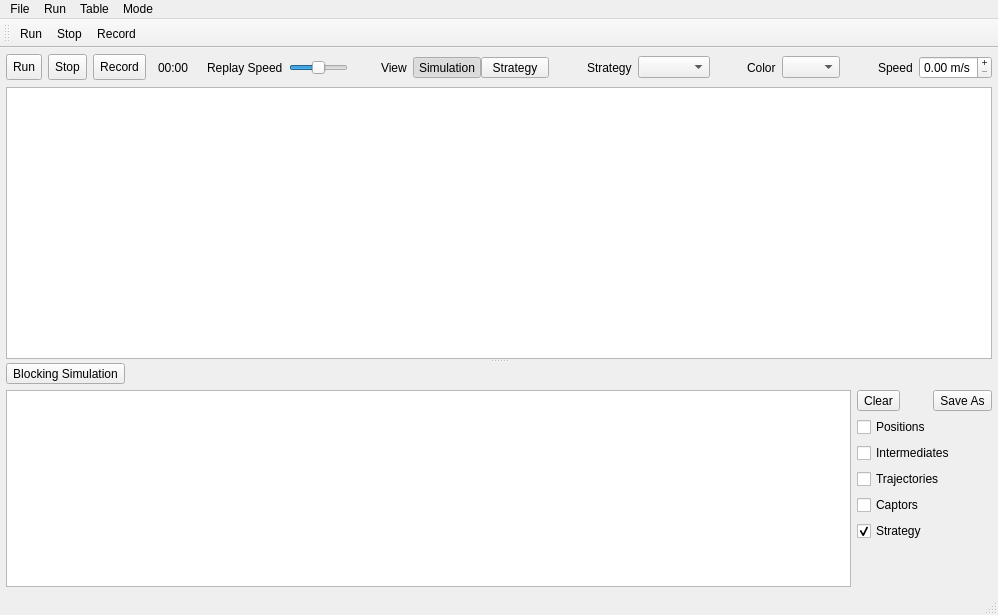
<?xml version="1.0" encoding="UTF-8"?>
<ui version="4.0">
 <class>NPlayer</class>
 <widget class="QMainWindow" name="NPlayer">
  <property name="geometry">
   <rect>
    <x>0</x>
    <y>0</y>
    <width>998</width>
    <height>615</height>
   </rect>
  </property>
  <property name="windowTitle">
   <string>NPlayer</string>
  </property>
  <widget class="QWidget" name="centralWidget">
   <layout class="QGridLayout" name="gridLayout_2">
    <property name="margin">
     <number>6</number>
    </property>
    <item row="0" column="0">
     <layout class="QHBoxLayout" name="horizontalLayout">
      <item>
       <widget class="QToolButton" name="btnRun">
        <property name="minimumSize">
         <size>
          <width>0</width>
          <height>26</height>
         </size>
        </property>
        <property name="text">
         <string>Run</string>
        </property>
       </widget>
      </item>
      <item>
       <widget class="QToolButton" name="btnStop">
        <property name="minimumSize">
         <size>
          <width>0</width>
          <height>26</height>
         </size>
        </property>
        <property name="text">
         <string>Stop</string>
        </property>
       </widget>
      </item>
      <item>
       <widget class="QToolButton" name="btnRecord">
        <property name="minimumSize">
         <size>
          <width>0</width>
          <height>26</height>
         </size>
        </property>
        <property name="text">
         <string>Record</string>
        </property>
       </widget>
      </item>
     </layout>
    </item>
    <item row="0" column="5">
     <spacer name="horizontalSpacer_4">
      <property name="orientation">
       <enum>Qt::Horizontal</enum>
      </property>
      <property name="sizeHint" stdset="0">
       <size>
        <width>40</width>
        <height>20</height>
       </size>
      </property>
     </spacer>
    </item>
    <item row="3" column="0" colspan="7">
     <widget class="QSplitter" name="splitter">
      <property name="orientation">
       <enum>Qt::Vertical</enum>
      </property>
      <property name="childrenCollapsible">
       <bool>false</bool>
      </property>
      <widget class="Tools::StrategyView" name="graphicsView">
       <property name="sizePolicy">
        <sizepolicy hsizetype="Expanding" vsizetype="Expanding">
         <horstretch>0</horstretch>
         <verstretch>10</verstretch>
        </sizepolicy>
       </property>
      </widget>
      <widget class="QFrame" name="frame">
       <property name="frameShape">
        <enum>QFrame::NoFrame</enum>
       </property>
       <property name="frameShadow">
        <enum>QFrame::Raised</enum>
       </property>
       <layout class="QGridLayout" name="gridLayout">
        <property name="margin">
         <number>0</number>
        </property>
        <item row="1" column="0" rowspan="7">
         <widget class="QPlainTextEdit" name="textLogger">
          <property name="readOnly">
           <bool>true</bool>
          </property>
         </widget>
        </item>
        <item row="1" column="1">
         <widget class="QToolButton" name="btnClearLog">
          <property name="text">
           <string>Clear</string>
          </property>
         </widget>
        </item>
        <item row="7" column="1">
         <spacer name="verticalSpacer">
          <property name="orientation">
           <enum>Qt::Vertical</enum>
          </property>
          <property name="sizeHint" stdset="0">
           <size>
            <width>20</width>
            <height>40</height>
           </size>
          </property>
         </spacer>
        </item>
        <item row="2" column="1" colspan="2">
         <widget class="QCheckBox" name="checkShowPositions">
          <property name="text">
           <string>Positions</string>
          </property>
         </widget>
        </item>
        <item row="3" column="1" colspan="2">
         <widget class="QCheckBox" name="checkShowIntermediates">
          <property name="text">
           <string>Intermediates</string>
          </property>
         </widget>
        </item>
        <item row="4" column="1" colspan="2">
         <widget class="QCheckBox" name="chexkShowTrajectories">
          <property name="text">
           <string>Trajectories</string>
          </property>
         </widget>
        </item>
        <item row="5" column="1" colspan="2">
         <widget class="QCheckBox" name="checkShowCaptors">
          <property name="text">
           <string>Captors</string>
          </property>
         </widget>
        </item>
        <item row="1" column="2">
         <widget class="QToolButton" name="btnSaveLogAs">
          <property name="text">
           <string>Save As</string>
          </property>
         </widget>
        </item>
        <item row="6" column="1">
         <widget class="QCheckBox" name="checkShowStrategyLog">
          <property name="text">
           <string>Strategy</string>
          </property>
          <property name="checked">
           <bool>true</bool>
          </property>
         </widget>
        </item>
        <item row="0" column="0">
         <widget class="QToolButton" name="btnBlock">
          <property name="text">
           <string>Blocking Simulation</string>
          </property>
         </widget>
        </item>
       </layout>
      </widget>
     </widget>
    </item>
    <item row="0" column="4">
     <widget class="QWidget" name="widgetReplayControl" native="true">
      <layout class="QHBoxLayout" name="horizontalLayout_4">
       <property name="margin">
        <number>6</number>
       </property>
       <item>
        <widget class="QLabel" name="label">
         <property name="text">
          <string>Replay Speed</string>
         </property>
        </widget>
       </item>
       <item>
        <widget class="QSlider" name="sliderReplaySpeed">
         <property name="minimum">
          <number>1</number>
         </property>
         <property name="maximum">
          <number>7</number>
         </property>
         <property name="value">
          <number>4</number>
         </property>
         <property name="orientation">
          <enum>Qt::Horizontal</enum>
         </property>
        </widget>
       </item>
      </layout>
     </widget>
    </item>
    <item row="0" column="2">
     <widget class="QLabel" name="labelMatchTimer">
      <property name="text">
       <string>00:00</string>
      </property>
     </widget>
    </item>
    <item row="0" column="6">
     <widget class="QWidget" name="widgetSimuControl" native="true">
      <layout class="QHBoxLayout" name="horizontalLayout_3">
       <property name="margin">
        <number>0</number>
       </property>
       <item>
        <widget class="QLabel" name="label_2">
         <property name="text">
          <string>View</string>
         </property>
        </widget>
       </item>
       <item>
        <widget class="QWidget" name="widget" native="true">
         <layout class="QHBoxLayout" name="horizontalLayout_2">
          <property name="spacing">
           <number>0</number>
          </property>
          <property name="margin">
           <number>0</number>
          </property>
          <item>
           <widget class="QToolButton" name="btnSimulation">
            <property name="minimumSize">
             <size>
              <width>68</width>
              <height>0</height>
             </size>
            </property>
            <property name="maximumSize">
             <size>
              <width>68</width>
              <height>16777215</height>
             </size>
            </property>
            <property name="text">
             <string>Simulation</string>
            </property>
            <property name="checkable">
             <bool>true</bool>
            </property>
            <property name="checked">
             <bool>true</bool>
            </property>
           </widget>
          </item>
          <item>
           <widget class="QToolButton" name="btnStrategy">
            <property name="minimumSize">
             <size>
              <width>68</width>
              <height>0</height>
             </size>
            </property>
            <property name="maximumSize">
             <size>
              <width>68</width>
              <height>16777215</height>
             </size>
            </property>
            <property name="text">
             <string>Strategy</string>
            </property>
            <property name="checkable">
             <bool>true</bool>
            </property>
           </widget>
          </item>
         </layout>
        </widget>
       </item>
       <item>
        <spacer name="horizontalSpacer_3">
         <property name="orientation">
          <enum>Qt::Horizontal</enum>
         </property>
         <property name="sizeHint" stdset="0">
          <size>
           <width>40</width>
           <height>20</height>
          </size>
         </property>
        </spacer>
       </item>
       <item>
        <widget class="QLabel" name="labelStrategy">
         <property name="text">
          <string>Strategy</string>
         </property>
        </widget>
       </item>
       <item>
        <widget class="QComboBox" name="comboStrats"/>
       </item>
       <item>
        <spacer name="horizontalSpacer_2">
         <property name="orientation">
          <enum>Qt::Horizontal</enum>
         </property>
         <property name="sizeHint" stdset="0">
          <size>
           <width>40</width>
           <height>20</height>
          </size>
         </property>
        </spacer>
       </item>
       <item>
        <widget class="QLabel" name="labelColor">
         <property name="text">
          <string>Color</string>
         </property>
        </widget>
       </item>
       <item>
        <widget class="QComboBox" name="cbColor">
         <property name="maximumSize">
          <size>
           <width>58</width>
           <height>16777215</height>
          </size>
         </property>
        </widget>
       </item>
       <item>
        <spacer name="horizontalSpacer">
         <property name="orientation">
          <enum>Qt::Horizontal</enum>
         </property>
         <property name="sizeHint" stdset="0">
          <size>
           <width>40</width>
           <height>20</height>
          </size>
         </property>
        </spacer>
       </item>
       <item>
        <widget class="QLabel" name="labelSpeed">
         <property name="text">
          <string>Speed</string>
         </property>
        </widget>
       </item>
       <item>
        <widget class="QDoubleSpinBox" name="spSpeed">
         <property name="buttonSymbols">
          <enum>QAbstractSpinBox::PlusMinus</enum>
         </property>
         <property name="suffix">
          <string> m/s</string>
         </property>
         <property name="maximum">
          <double>2.000000000000000</double>
         </property>
         <property name="singleStep">
          <double>0.100000000000000</double>
         </property>
        </widget>
       </item>
      </layout>
     </widget>
    </item>
   </layout>
  </widget>
  <widget class="QMenuBar" name="menuBar">
   <property name="geometry">
    <rect>
     <x>0</x>
     <y>0</y>
     <width>998</width>
     <height>22</height>
    </rect>
   </property>
   <widget class="QMenu" name="menuFile">
    <property name="title">
     <string>File</string>
    </property>
    <addaction name="actionOpenReplay"/>
   </widget>
   <widget class="QMenu" name="menuRun">
    <property name="title">
     <string>Run</string>
    </property>
    <addaction name="actionRun"/>
    <addaction name="actionStop"/>
    <addaction name="actionRecord"/>
   </widget>
   <widget class="QMenu" name="menuTable">
    <property name="title">
     <string>Table</string>
    </property>
    <addaction name="actionNew_configuration"/>
    <addaction name="actionNew_random_configuration"/>
    <addaction name="actionEmpty_configuration"/>
   </widget>
   <widget class="QMenu" name="menuMode">
    <property name="title">
     <string>Mode</string>
    </property>
    <addaction name="actionSimulation"/>
    <addaction name="actionReplay"/>
   </widget>
   <addaction name="menuFile"/>
   <addaction name="menuRun"/>
   <addaction name="menuTable"/>
   <addaction name="menuMode"/>
  </widget>
  <widget class="QStatusBar" name="statusBar"/>
  <widget class="QToolBar" name="toolBar">
   <property name="windowTitle">
    <string>toolBar</string>
   </property>
   <property name="iconSize">
    <size>
     <width>16</width>
     <height>16</height>
    </size>
   </property>
   <attribute name="toolBarArea">
    <enum>TopToolBarArea</enum>
   </attribute>
   <attribute name="toolBarBreak">
    <bool>false</bool>
   </attribute>
   <addaction name="actionRun"/>
   <addaction name="actionStop"/>
   <addaction name="actionRecord"/>
  </widget>
  <action name="actionRun">
   <property name="checkable">
    <bool>true</bool>
   </property>
   <property name="icon">
    <iconset resource="NPlayer.qrc">
     <normaloff>:/gui/play</normaloff>:/gui/play</iconset>
   </property>
   <property name="text">
    <string>Run</string>
   </property>
  </action>
  <action name="actionStop">
   <property name="icon">
    <iconset resource="NPlayer.qrc">
     <normaloff>:/gui/stop</normaloff>:/gui/stop</iconset>
   </property>
   <property name="text">
    <string>Stop</string>
   </property>
  </action>
  <action name="actionRecord">
   <property name="checkable">
    <bool>true</bool>
   </property>
   <property name="enabled">
    <bool>true</bool>
   </property>
   <property name="icon">
    <iconset resource="NPlayer.qrc">
     <normaloff>:/gui/record</normaloff>:/gui/record</iconset>
   </property>
   <property name="text">
    <string>Record</string>
   </property>
  </action>
  <action name="actionNew_random_configuration">
   <property name="text">
    <string>New random configuration</string>
   </property>
  </action>
  <action name="actionNew_configuration">
   <property name="text">
    <string>New configuration...</string>
   </property>
  </action>
  <action name="actionEmpty_configuration">
   <property name="text">
    <string>Empty configuration</string>
   </property>
  </action>
  <action name="actionSimulation">
   <property name="checkable">
    <bool>true</bool>
   </property>
   <property name="checked">
    <bool>true</bool>
   </property>
   <property name="text">
    <string>Simulation</string>
   </property>
  </action>
  <action name="actionReplay">
   <property name="checkable">
    <bool>true</bool>
   </property>
   <property name="text">
    <string>Replay</string>
   </property>
  </action>
  <action name="actionOpenReplay">
   <property name="text">
    <string>Open Replay File...</string>
   </property>
  </action>
 </widget>
 <layoutdefault spacing="6" margin="11"/>
 <customwidgets>
  <customwidget>
   <class>Tools::StrategyView</class>
   <extends>QGraphicsView</extends>
   <header>StrategyView.h</header>
  </customwidget>
 </customwidgets>
 <tabstops>
  <tabstop>btnRun</tabstop>
  <tabstop>btnStop</tabstop>
  <tabstop>btnRecord</tabstop>
  <tabstop>graphicsView</tabstop>
  <tabstop>textLogger</tabstop>
  <tabstop>btnClearLog</tabstop>
  <tabstop>chexkShowTrajectories</tabstop>
  <tabstop>checkShowPositions</tabstop>
  <tabstop>checkShowIntermediates</tabstop>
 </tabstops>
 <resources>
  <include location="NPlayer.qrc"/>
 </resources>
 <connections/>
</ui>
